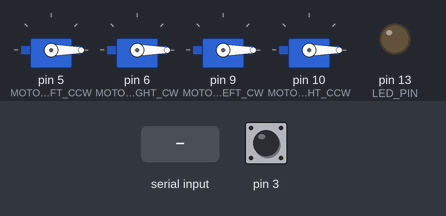
The sketch below on a simulated Arduino Uno, built with avr-gcc and run on an emulated ATmega328P. Parts: 4 × servo, output pins drawn as LEDs (lit = HIGH). The inputs (shaded band) are chosen by the test bench; at power-on: pin 3 HIGH. No radio packets arrive unless stated; what the sketch prints to the serial monitor is not drawn.

Above: at 1.2 s.
1.3 s: "90,45\n" received over Serial
At 1.7 s:
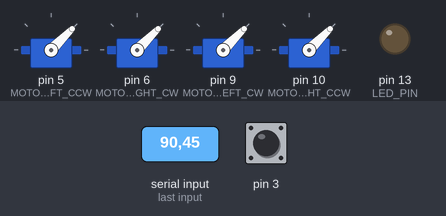
3.8 s: "30,150\n" received over Serial
At 4.6 s:
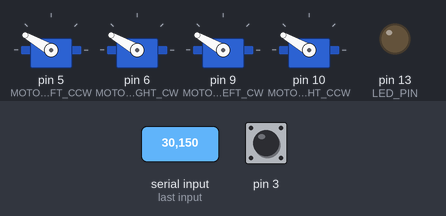
6.3 s: "200\n" received over Serial
At 6.7 s:
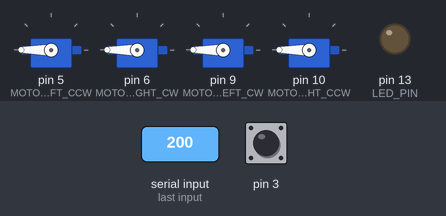
Timing chart, 0 to 9.3 s (numbered marks = the images above; inputs shaded):
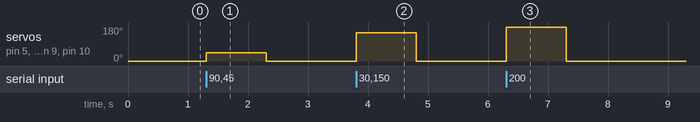

Measured:
- after the input at 1.3 s, servo on pin 5 (MOTOR_FRONT_LEFT_CCW), servo on pin 6 (MOTOR_FRONT_RIGHT_CW), servo on pin 9 (MOTOR_REAR_LEFT_CW), servo on pin 10 (MOTOR_REAR_RIGHT_CCW): 0° → 45° at once, → 0° 1.0 s later
- after the input at 3.8 s, servo on pin 5 (MOTOR_FRONT_LEFT_CCW), servo on pin 6 (MOTOR_FRONT_RIGHT_CW), servo on pin 9 (MOTOR_REAR_LEFT_CW), servo on pin 10 (MOTOR_REAR_RIGHT_CCW): 0° → 150° at once, → 0° 1.0 s later
- after the input at 6.3 s, servo on pin 5 (MOTOR_FRONT_LEFT_CCW), servo on pin 6 (MOTOR_FRONT_RIGHT_CW), servo on pin 9 (MOTOR_REAR_LEFT_CW), servo on pin 10 (MOTOR_REAR_RIGHT_CCW): 0° → 180° at once, → 0° 1.0 s later

The sketch:

calibrator.ino
```cpp
#include "I2Cdev.h"
#include "MPU6050_6Axis_MotionApps20.h"
#include "Wire.h"


// includes for NRF24L01+
#include <SPI.h>
#include <RF24.h>
#include <nRF24L01.h>
#include <RF24_config.h>

#include <Servo.h>

Servo front_left, front_right, rear_left, rear_right;
RF24 radio(7,8);

#define LED_PIN 13 // (Arduino is 13, Teensy is 11, Teensy++ is 6)

#define MOTOR_FRONT_LEFT_CCW 5
#define MOTOR_FRONT_RIGHT_CW 6
#define MOTOR_REAR_LEFT_CW 9
#define MOTOR_REAR_RIGHT_CCW 10

#define THRUST_STEADY 100

bool blinkState = false;
volatile bool printed = false;

byte control[4];

int level = 0; //10 to 160 are presumably good values
#define THRUST_MIN = 10;
#define THRUST_MAX = 160;


// ================================================================
// ===                      INITIAL SETUP                       ===
// ================================================================

void setup() {
    //setup pins
    front_left.attach(MOTOR_FRONT_LEFT_CCW);
    front_right.attach(MOTOR_FRONT_RIGHT_CW);
    rear_left.attach(MOTOR_REAR_LEFT_CW);
    rear_right.attach(MOTOR_REAR_RIGHT_CCW);

    // configure LED for output
    pinMode(LED_PIN, OUTPUT);

    Wire.begin();

    Serial.begin(57600);

    //setup radio
    radio.begin();
    radio.openReadingPipe(1,0xF0F0F0F0D2LL);
    radio.startListening();
    attachInterrupt(1, check_radio, FALLING);
}

void writeLevel(int level) {
    front_left.write(level);
    front_right.write(level);
    rear_left.write(level);
    rear_right.write(level);
}


// ================================================================
// ===                    MAIN PROGRAM LOOP                     ===
// ================================================================

void loop() {

    //calculate motor levels
    if (Serial.available()) {
      level = Serial.parseInt();
      printed = false;
    }

    front_left.write(level);
    front_right.write(level);
    rear_left.write(level);
    rear_right.write(level);
    Serial.println(level);
/*
    if (!printed) {
      Serial.println(level);
      Serial.print(control[0]);
      Serial.print("\t");
      Serial.print(control[1]);
      Serial.print("\t");
      Serial.print(control[2]);
      Serial.print("\t");
      Serial.println(control[3]);
      printed = true;
    }
    */
}

void check_radio(void) {
  radio.stopListening();
  // What happened?
  bool tx,fail,rx;
  radio.whatHappened(tx,fail,rx);

  // Did we receive a message?
  if (rx)
  {
      radio.read(&control,4);
      printed = false;
  }
  radio.startListening();
}
```
